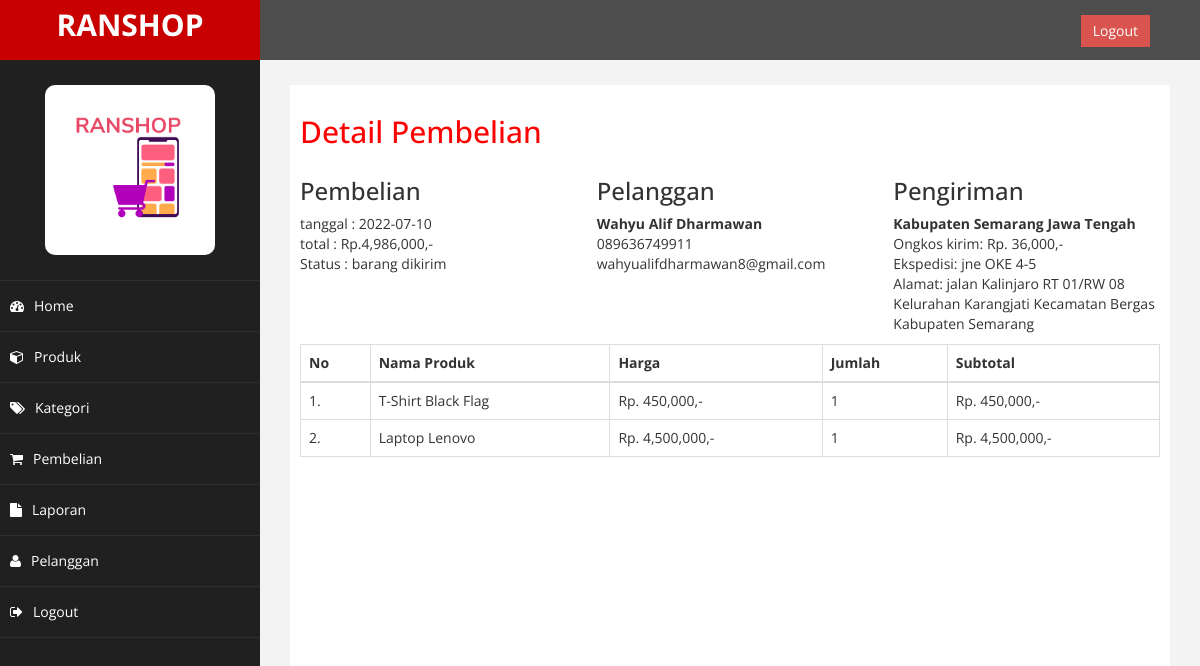
/admin/index.php?halaman=detail&id=20 (signed in), run on the app's committed database.
### tables this page shows
CREATE TABLE `pembelian` (
  `id_pembelian` int(11) NOT NULL,
  `id_pelanggan` int(11) NOT NULL,
  `tanggal_pembelian` date NOT NULL,
  `total_pembelian` int(11) NOT NULL,
  `alamat_pengiriman` text NOT NULL,
  `status_pembelian` varchar(100) NOT NULL DEFAULT 'pending',
  `resi_pengiriman` varchar(50) NOT NULL,
  `totalberat` int(11) NOT NULL,
  `provinsi` varchar(255) NOT NULL,
  `distrik` varchar(255) NOT NULL,
  `tipe` varchar(255) NOT NULL,
  `kodepos` varchar(255) NOT NULL,
  `ekspedisi` varchar(255) NOT NULL,
  `paket` varchar(255) NOT NULL,
  `ongkir` int(11) NOT NULL,
  `estimasi` varchar(255) NOT NULL
);

CREATE TABLE `pelanggan` (
  `id_pelanggan` int(11) NOT NULL,
  `email_pelanggan` varchar(100) NOT NULL,
  `password_pelanggan` varchar(50) NOT NULL,
  `nama_pelanggan` varchar(100) NOT NULL,
  `telepon_pelanggan` varchar(100) NOT NULL,
  `alamat_pelanggan` text NOT NULL
);

CREATE TABLE `pembelian_produk` (
  `id_pembelian_produk` int(11) NOT NULL,
  `id_pembelian` int(11) NOT NULL,
  `id_produk` int(11) NOT NULL,
  `jumlah` int(11) NOT NULL,
  `nama` varchar(100) NOT NULL,
  `harga` int(11) NOT NULL,
  `berat` int(11) NOT NULL,
  `subberat` int(11) NOT NULL,
  `subharga` int(11) NOT NULL
);

CREATE TABLE `produk` (
  `id_produk` int(11) NOT NULL,
  `id_kategori` int(5) NOT NULL,
  `nama_produk` varchar(100) NOT NULL,
  `harga_produk` int(11) NOT NULL,
  `berat_produk` int(11) NOT NULL,
  `foto_produk` varchar(100) NOT NULL,
  `deskripsi_produk` text NOT NULL,
  `stok_produk` int(5) NOT NULL
);

### admin/detail.php (the view)
<h2>Detail Pembelian</h2>
<?php
$ambil = $koneksi->query("SELECT * FROM pembelian JOIN pelanggan ON pembelian.id_pelanggan = pelanggan.id_pelanggan WHERE pembelian.id_pembelian = '$_GET[id]'");
$detail = $ambil->fetch_assoc();
?>
<div class="row" style="margin-bottom:10px;">
	<div class="col-md-4">
		<h3>Pembelian</h3>
		tanggal : <?= $detail["tanggal_pembelian"]; ?><br>
		total : Rp.<?= number_format($detail["total_pembelian"]); ?>,- <br>
		Status : <?= $detail['status_pembelian']; ?>
	</div>
	<div class="col-md-4">
		<h3>Pelanggan</h3>
		<strong><?= $detail["nama_pelanggan"]; ?></strong><br>
		<?= $detail["telepon_pelanggan"]; ?><br>
		<?= $detail["email_pelanggan"]; ?>
	</div>
	<div class="col-md-4">
		<h3>Pengiriman</h3>
		<strong><?= $detail['tipe']; ?> <?= $detail['distrik']; ?> <?= $detail['provinsi']; ?></strong><br>
		Ongkos kirim: Rp. <?= number_format($detail['ongkir']); ?>,-<br>
		Ekspedisi: <?= $detail['ekspedisi']; ?> <?= $detail['paket']; ?> <?= $detail['estimasi']; ?><br>
		Alamat: <?= $detail['alamat_pengiriman']; ?>
	</div>
</div>
<table class="table table-bordered">
	<thead>
		<tr>
			<th>No</th>
			<th>Nama Produk</th>
			<th>Harga</th>
			<th>Jumlah</th>
			<th>Subtotal</th>
		</tr>
	</thead>
	<tbody>
		<?php $no=1; ?>
		<?php $ambil = $koneksi->query("SELECT * FROM pembelian_produk JOIN produk ON pembelian_produk.id_produk = produk.id_produk WHERE pembelian_produk.id_pembelian = '$_GET[id]'"); ?>
		<?php while($pecah = $ambil->fetch_assoc()): ?>
		<tr>
			<td><?= $no; ?>.</td>
			<td><?= $pecah["nama_produk"]; ?></td>
			<td>Rp. <?= number_format($pecah["harga_produk"]); ?>,-</td>
			<td><?= $pecah["jumlah"]; ?></td>
			<td>Rp. <?= number_format($pecah["jumlah"]*$pecah["harga_produk"]); ?>,-</td>
		</tr>
		<?php $no++; ?>
		<?php endwhile; ?>
	</tbody>
</table>

### admin/index.php (shortened to what this page needs)
<?php
$koneksi = new mysqli("localhost", "root", "", "ranshop");
?>
<!DOCTYPE html>
<html xmlns="http://www.w3.org/1999/xhtml">
<head>
	<link href="assets/css/bootstrap.css" rel="stylesheet" />
	<link href="assets/css/font-awesome.css" rel="stylesheet" />
	<link href="assets/js/morris/morris-0.4.3.min.css" rel="stylesheet" />
	<link href="assets/css/custom.css" rel="stylesheet" />
</head>
<body>
<div id="wrapper">
	<nav class="navbar navbar-default navbar-cls-top " role="navigation" style="margin-bottom: 0">
		<div class="navbar-header">
			<a class="navbar-brand" href="index.php">RANSHOP</a>
		</div>
		<div style="color: white;
		padding: 15px 50px 5px 50px;
		float: right;
		font-size: 16px;"> &nbsp; <a href="index.php?halaman=logout" class="btn btn-danger square-btn-adjust">Logout</a>
		</div>
	</nav>
    <nav class="navbar-default navbar-side" role="navigation">
			<div class="sidebar-collapse">
				<ul class="nav" id="main-menu">
					<li class="text-center">
						<img src="assets/img/RANSHOP.png" class="user-image img-responsive"/>
					</li>
					<li>
						<a href="index.php"><i class="fa fa-dashboard"></i>Home</a>
					</li>
					<li>
						<a href="index.php?halaman=produk"><i class="fa fa-cube"></i>Produk</a>
					</li>
					<li>
						<a href="index.php?halaman=kategori"><i class="fa fa-tags"></i>Kategori</a>
					</li>
					<li>
						<a href="index.php?halaman=pembelian"><i class="fa fa-shopping-cart" ></i>Pembelian</a>
					</li>
					<li>
						<a href="index.php?halaman=laporan_pembelian"><i class="fa fa-file"></i>Laporan</a>
					</li>
					<li>
						<a href="index.php?halaman=pelanggan"><i class="fa fa-user"></i>Pelanggan</a>
					</li>
					<li>
						<a href="index.php?halaman=logout"><i class="fa fa-sign-out"></i>Logout</a>
					</li>
				</ul>
			</div>
    </nav>
    <div id="page-wrapper" >
			<div id="page-inner">
				<?php
					if(isset($_GET["halaman"])){
						if($_GET["halaman"] == "produk"){
							include 'produk.php';
						}
						elseif($_GET["halaman"] == "kategori"){
							include 'kategori.php';
						}
						elseif($_GET["halaman"] == "pembelian"){
							include 'pembelian.php';
						}
						elseif($_GET["halaman"] == "pelanggan"){
							include 'pelanggan.php';
						}
						elseif($_GET["halaman"] == "detail"){
							include 'detail.php';
						}
						elseif($_GET["halaman"] == "tambahproduk"){
							include 'tambahproduk.php';
						}
						elseif($_GET["halaman"] == "hapusproduk"){
							include 'hapusproduk.php';
						}
						elseif($_GET["halaman"] == "ubahproduk"){
							include 'ubahproduk.php';
						}
						elseif($_GET["halaman"] == "detailproduk"){
							include 'detailproduk.php';
						}
						elseif($_GET["halaman"] == "hapusfotoproduk"){
							include 'hapusfotoproduk.php';
						}
						elseif($_GET["halaman"] == "pembayaran"){
							include 'pembayaran.php';
						}
						elseif($_GET["halaman"] == "laporan_pembelian"){
							include 'laporan-pembelian.php';
						}
						elseif($_GET["halaman"] == "logout"){
							include 'logout.php';
						}
						elseif($_GET["halaman"] == "tambahkategori"){
							include 'tambahkategori.php';
						}
						elseif($_GET["halaman"] == "hapuskategori"){
							include 'hapuskategori.php';
						}
						elseif($_GET["halaman"] == "ubahkategori"){
							include 'ubahkategori.php';
						}
					}
					else{
						include 'home.php';
					}
				?>
			</div>
    </div>
</div>
</body>
</html>

### admin/assets/css/custom.css (style rules this page uses)
body { font-family: 'Open Sans', sans-serif; }
#wrapper { width: 100%; background:#202020; }
#page-wrapper { padding: 15px 15px; min-height: 600px; background:#F3F3F3; }
#page-inner { width:100%; margin:10px 20px 10px 0px; background-color:#fff!important; padding:10px; min-height:1200px; }
.text-center { text-align:center; }
h2 { color: #f00; }
.square-btn-adjust { border: 0px solid transparent; -webkit-border-radius: 0px; -moz-border-radius: 0px; border-radius: 0px; }
.user-image { margin: 25px auto; -webkit-border-radius: 10px; -moz-border-radius: 10px; border-radius: 10px; max-height:170px; max-width:170px; }
.navbar-cls-top .navbar-brand { color: #fff; background: #C90000; width: 260px; text-align: center; height: 60px; font-size: 30px; font-weight: 700; }
.sidebar-collapse , .sidebar-collapse .nav { background:none; }
.sidebar-collapse .nav { padding:0; }
.sidebar-collapse .nav > li > a { color:#fff; background:#202020; text-shadow:none; }
.sidebar-collapse > .nav > li > a { padding:15px 10px; }
.sidebar-collapse > .nav > li { border-bottom: 1px solid rgba(107, 108, 109, 0.19); }
.navbar-side { border:none; background-color: #202020; }
.navbar-cls-top { background:#4D4D4D; border-bottom:none; }
.navbar-default { border:0px solid black; }
.navbar-header { background: #A70303; }
.nav > li > a > i { margin-right:10px; }
@media (min-width:768px) { #page-wrapper { margin: 0 0 0 260px; padding: 15px 30px; min-height: 1200px; } }
@media (min-width:768px) { .navbar-side { z-index: 1; position: absolute; width: 260px; } }
@media (min-width:768px) { .navbar { border-radius: 0px; } }

### data on the page
pembelian: tanggal_pembelian "2022-07-10", total_pembelian "4,986,000", status_pembelian "barang dikirim", id_pelanggan.nama_pelanggan "Wahyu Alif Dharmawan", id_pelanggan.telepon_pelanggan "089636749911", id_pelanggan.email_pelanggan "wahyualifdharmawan8@gmail.com", tipe "Kabupaten", distrik "Semarang", provinsi "Jawa Tengah", ongkir "36,000", ekspedisi "jne", paket "OKE", estimasi "4-5", alamat_pengiriman "jalan Kalinjaro RT 01/RW 08 Kelurahan Karangjati Kecamatan Bergas Kabupaten Semarang"
pembelian_produk: id_produk.nama_produk "T-Shirt Black Flag", id_produk.harga_produk "450,000", jumlah "1", $pecah['jumlah']*$pecah['harga_produk'] "450,000"
pembelian_produk: id_produk.nama_produk "Laptop Lenovo", id_produk.harga_produk "4,500,000", jumlah "1", $pecah['jumlah']*$pecah['harga_produk'] "4,500,000"
